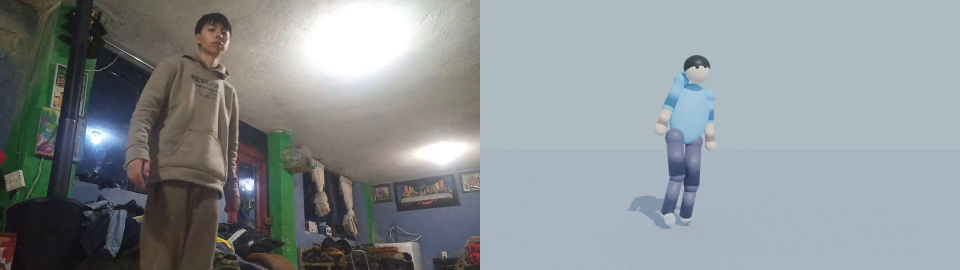
#> input picture frame 32 of mocap_test/comparacion_muneco.mp4, 1920 x 540 px, given in place of 8db0bb4e-20261117_184146.mp4, which was not available (shown at 1/2 size)
$ python preview.py
#> lines starting #> are read from the running program, lines starting #| are printed output that depends on the picture; after the words box and inside, x2 and y2 are one past the last pixel; in counts of white or black regions, pixels touching at a corner belong together
import json, cv2, numpy as np
from scipy.signal import savgol_filter
d = json.load(open('/tmp/w/pose.json')); fr = d['frames']; fps = d['fps']
#> (reads mocap_test/pose.json from the repository)
N = len(fr)
W = np.full((N,33,3), np.nan); S = np.full((N,33,2), np.nan)
for k,f in enumerate(fr):
    if f['world']:
        W[k] = np.array(f['world'])[:,:3]; S[k] = np.array(f['screen'])[:,:2]
def fill(a):
    a = a.copy(); idx = np.arange(len(a))
    for j in range(a.shape[1]):
        for c in range(a.shape[2]):
            v = a[:,j,c]; m = ~np.isnan(v)
            a[:,j,c] = np.interp(idx, idx[m], v[m])
    return a
W = fill(W); S = fill(S)
Ws = savgol_filter(W, 9, 2, axis=0); Ss = savgol_filter(S, 9, 2, axis=0)
np.save('/tmp/w/world_smooth.npy', Ws)
print('jitter raw/smooth', np.abs(np.diff(W,axis=0)).mean(), np.abs(np.diff(Ws,axis=0)).mean())
E = [(11,12),(11,13),(13,15),(12,14),(14,16),(11,23),(12,24),(23,24),(23,25),(25,27),(24,26),(26,28),(27,31),(28,32),(0,11),(0,12)]
cap = cv2.VideoCapture('/root/.claude/uploads/51f9ae8e-22c7-51fc-a305-c0f4ce5e2a48/8db0bb4e-20261117_184146.mp4')
out = cv2.VideoWriter('/tmp/w/prev.mp4', cv2.VideoWriter_fourcc(*'mp4v'), fps, (960+480, 540))
k = 0
while True:
    ok, im = cap.read()
#> im is the input picture: shape (540, 1920, 3); mean B, G, R 148.6, 144.7, 139.1
    if not ok or k >= N: break
    im = cv2.resize(im, (960,540)); h,w = im.shape[:2]
#> after `im = cv2.resize(im, (960, 540))`:
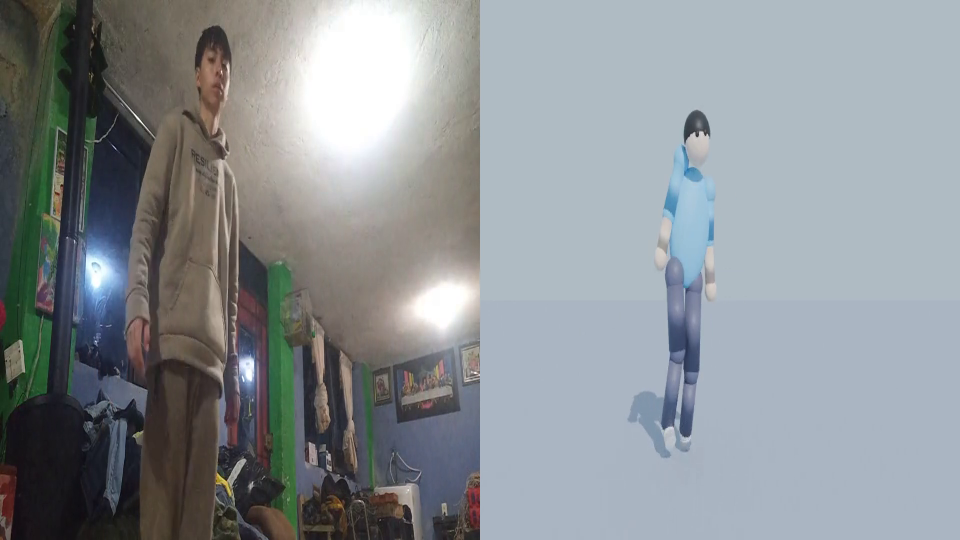
#> im: shape (540, 960, 3); mean B, G, R 148.7, 144.8, 139.2
#> after `h, w = im.shape[:2]`: h = 540; w = 960
    for a,b in E:
        p=(int(Ss[k,a,0]*w),int(Ss[k,a,1]*h)); q=(int(Ss[k,b,0]*w),int(Ss[k,b,1]*h))
        cv2.line(im,p,q,(0,255,120),3)
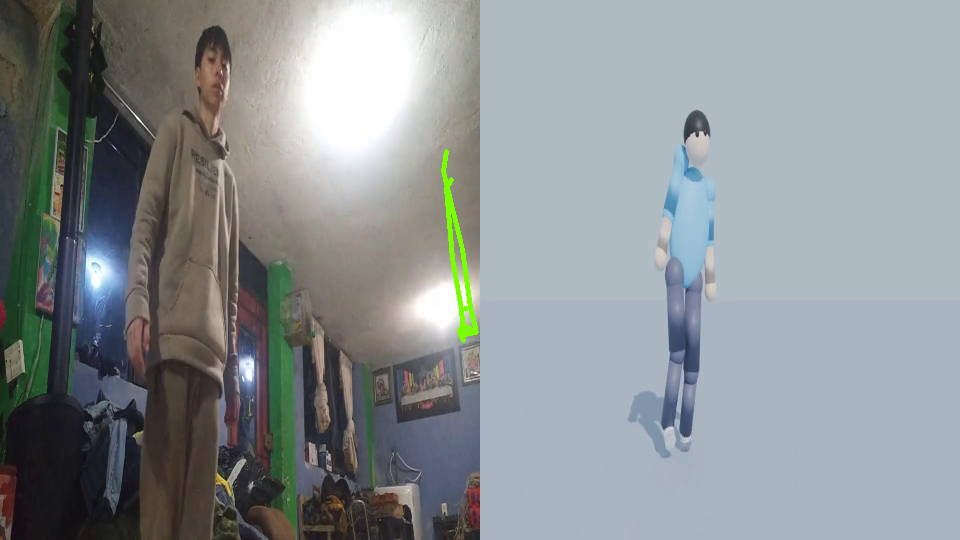
#> im: shape (540, 960, 3); 0.34% of pixels changed, all inside (x1, y1, x2, y2) = (441, 149, 479, 343)
    panel = np.full((540,480,3),30,np.uint8)
    P = Ws[k];
    for a,b in E:
        # front view x,-y centered at hips
        c = (P[23]+P[24])/2
        f = lambda j:(int(240+(P[j,0]-c[0])*260), int(300+(P[j,1]-c[1])*260))
        cv2.line(panel,f(a),f(b),(255,200,0),4)
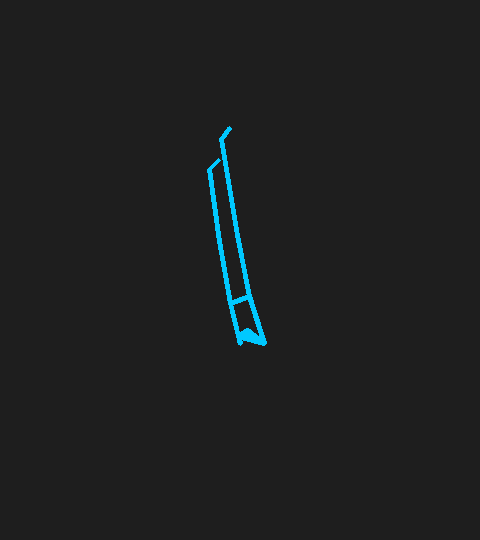
#> panel: shape (540, 480, 3); mean of channels 0, 1, 2 32, 31.5, 29.7; drawn as B, G, R
    out.write(np.hstack([im,panel])); k+=1
out.release()
import subprocess
subprocess.run('ffmpeg -v error -y -i /tmp/w/prev.mp4 -vf "select=not(mod(n\\,45))" -vsync vfr /tmp/w/pv_%02d.jpg',shell=True)
